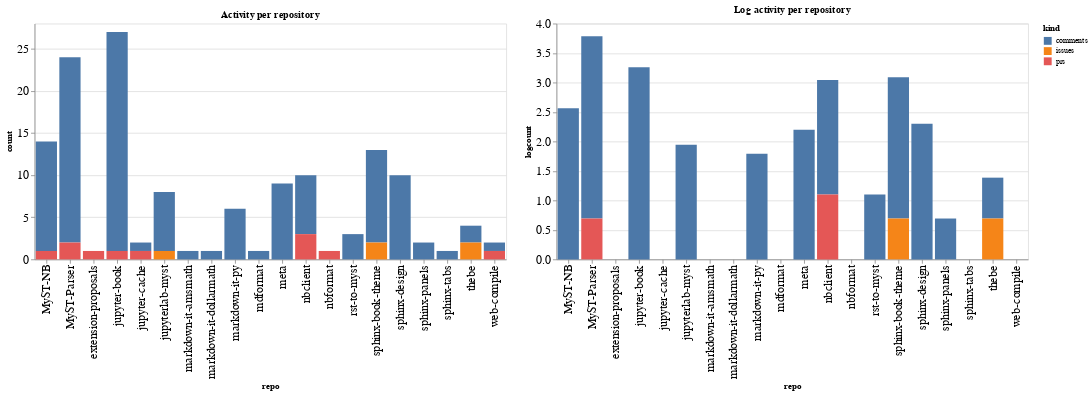

This figure's notebook cell:
### Code cell
ch1 = alt.Chart(repo_summaries, width=600, title="Activity per repository").mark_bar().encode(
    x='repo',
    y='count',
    color='kind',
    tooltip="kind"
)

ch2 = alt.Chart(repo_summaries, width=600, title="Log activity per repository").mark_bar().encode(
    x='repo',
    y='logcount',
    color='kind',
    tooltip="kind"
)

ch1 | ch2

### Figure 1 — Vega-Lite specification as saved in the notebook (floating-point values rounded to 4 significant figures)
{"config": {"axisLeft": {"labelFontSize": 15}, "axisBottom": {"labelFontSize": 15}}, "hconcat": [{"mark": "bar", "encoding": {"color": {"type": "nominal", "field": "kind"}, "tooltip": {"type": "nominal", "field": "kind"}, "x": {"type": "nominal", "field": "repo"}, "y": {"type": "quantitative", "field": "count"}}, "title": "Activity per repository", "width": 600}, {"mark": "bar", "encoding": {"color": {"type": "nominal", "field": "kind"}, "tooltip": {"type": "nominal", "field": "kind"}, "x": {"type": "nominal", "field": "repo"}, "y": {"type": "quantitative", "field": "logcount"}}, "title": "Log activity per repository", "width": 600}], "data": {"name": "data-ad9691770b713051ba7a60cfc68ba921"}, "$schema": "https://vega.github.io/schema/vega-lite/v4.8.1.json", "datasets": {"data-ad9691770b713051ba7a60cfc68ba921": [{"repo": "MyST-NB", "kind": "comments", "count": 13, "logcount": 2.565}, {"repo": "MyST-NB", "kind": "prs", "count": 1, "logcount": 0.0}, {"repo": "MyST-Parser", "kind": "comments", "count": 22, "logcount": 3.091}, {"repo": "MyST-Parser", "kind": "prs", "count": 2, "logcount": 0.6931}, {"repo": "extension-proposals", "kind": "prs", "count": 1, "logcount": 0.0}, {"repo": "jupyter-book", "kind": "comments", "count": 26, "logcount": 3.258}, {"repo": "jupyter-book", "kind": "prs", "count": 1, "logcount": 0.0}, {"repo": "jupyter-cache", "kind": "comments", "count": 1, "logcount": 0.0}, {"repo": "jupyter-cache", "kind": "prs", "count": 1, "logcount": 0.0}, {"repo": "jupyterlab-myst", "kind": "comments", "count": 7, "logcount": 1.946}, {"repo": "jupyterlab-myst", "kind": "issues", "count": 1, "logcount": 0.0}, {"repo": "markdown-it-amsmath", "kind": "comments", "count": 1, "logcount": 0.0}, {"repo": "markdown-it-dollarmath", "kind": "comments", "count": 1, "logcount": 0.0}, {"repo": "markdown-it-py", "kind": "comments", "count": 6, "logcount": 1.792}, {"repo": "mdformat", "kind": "comments", "count": 1, "logcount": 0.0}, {"repo": "meta", "kind": "comments", "count": 9, "logcount": 2.197}, {"repo": "nbclient", "kind": "comments", "count": 7, "logcount": 1.946}, {"repo": "nbclient", "kind": "prs", "count": 3, "logcount": 1.099}, {"repo": "nbformat", "kind": "prs", "count": 1, "logcount": 0.0}, {"repo": "rst-to-myst", "kind": "comments", "count": 3, "logcount": 1.099}, {"repo": "sphinx-book-theme", "kind": "comments", "count": 11, "logcount": 2.398}, {"repo": "sphinx-book-theme", "kind": "issues", "count": 2, "logcount": 0.6931}, {"repo": "sphinx-design", "kind": "comments", "count": 10, "logcount": 2.303}, {"repo": "sphinx-panels", "kind": "comments", "count": 2, "logcount": 0.6931}, {"repo": "sphinx-tabs", "kind": "comments", "count": 1, "logcount": 0.0}, {"repo": "thebe", "kind": "comments", "count": 2, "logcount": 0.6931}, {"repo": "thebe", "kind": "issues", "count": 2, "logcount": 0.6931}, {"repo": "web-compile", "kind": "comments", "count": 1, "logcount": 0.0}, {"repo": "web-compile", "kind": "prs", "count": 1, "logcount": 0.0}]}}
